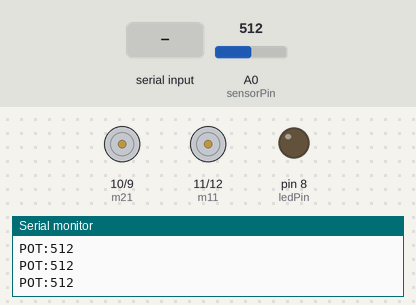
This sketch was run on a simulated Arduino Uno, built with avr-gcc and run on an emulated ATmega328P. Shown: motor-driver pin pairs drawn as motors (green arrow = first pin HIGH = forward, orange = second pin HIGH = backward, longer = more drive), output pins drawn as LEDs (lit = HIGH), the last lines printed to the serial monitor. The test bench sets the inputs (shaded band); at power-on: A0 (sensorPin) = 512.

Above: at 1.2 s.
1.3 s: "1" received over Serial
At 2.3 s:
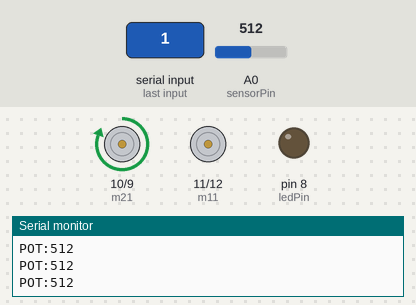
2.8 s: "2" received over Serial
At 4.0 s:
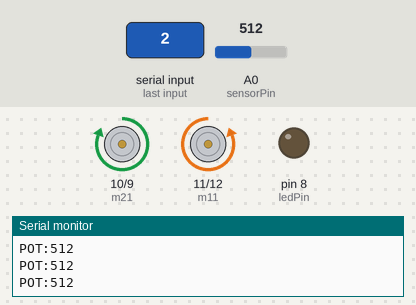
4.3 s: "3" received over Serial
At 5.5 s:
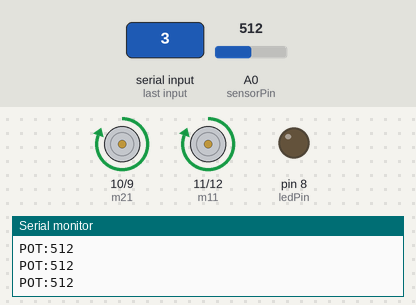
5.8 s: "4" received over Serial
At 6.7 s:
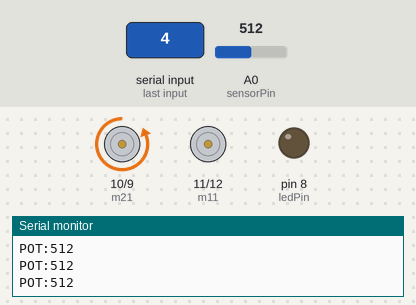
7.3 s: A0 (sensorPin) set to 543
10.3 s: A0 (sensorPin) set to 573
At 11.3 s:
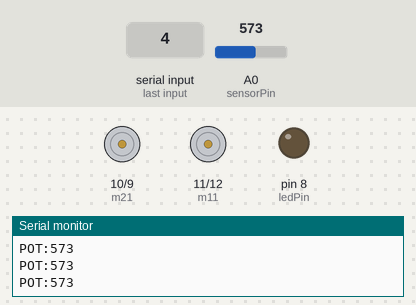
Timing chart, 0 to 13.3 s (numbered marks = the images above; inputs shaded):
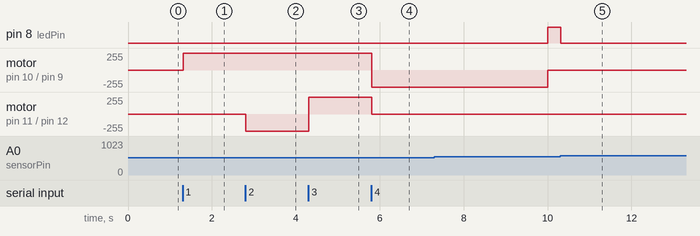

The sketch:

Driver_Safety__Enhancement_System.ino
```cpp
#define m11 11    // rear motor
#define m12 12
#define m21 10    // front motor
#define m22 9

char str[2],i;

void forward()
{
   digitalWrite(m11, LOW);
   digitalWrite(m12, LOW);
   digitalWrite(m21, HIGH);
   digitalWrite(m22, LOW);
}

void backward()
{
   digitalWrite(m11, LOW);
   digitalWrite(m12, LOW);
   digitalWrite(m21, LOW);
   digitalWrite(m22, HIGH);
}

void left()
{
   digitalWrite(m11, HIGH);
   digitalWrite(m12, LOW);
   delay(100);
   digitalWrite(m21, HIGH);
   digitalWrite(m22, LOW);
}

void right()
{
   digitalWrite(m11, LOW);
   digitalWrite(m12, HIGH);
   delay(100);
   digitalWrite(m21, HIGH);
   digitalWrite(m22, LOW);
}

void Stop()
{
   digitalWrite(m11, LOW);
   digitalWrite(m12, LOW);
   digitalWrite(m21, LOW);
   digitalWrite(m22, LOW);
}
int sensorPin = A0;    // select the input pin for the potentiometer
int ledPin = 8;      // select the pin for the LED
int sensorValue = 0;
long time1;
boolean flag=1;
void setup()
{
  Serial.begin(9600);
  pinMode(m11, OUTPUT);
  pinMode(m12, OUTPUT);
  pinMode(m21, OUTPUT);
  pinMode(m22, OUTPUT);
pinMode(ledPin, OUTPUT);
//digitalWrite(ledPin,LOW);
}

void loop()
{
  while(Serial.available())
  {
    char ch=Serial.read();
    str[i++]=ch;

    if(str[i-1]=='1')
    {
     Serial.println("Forward");
     forward();
     i=0;
    }

    else if(str[i-1]=='2')
    {
     Serial.println("Left");
     right();
     i=0;
    }

    else if(str[i-1]=='3')
    {
      Serial.println("Right");
      left();
      i=0;
    }

    else if(str[i-1]=='4')
    {
      Serial.println("Backward");
      backward();
      i=0;
    }

    else if(str[i-1]=='5')
    {
      Serial.println("Stop");
      Stop();
      i=0;
    }
    delay(100);
  }
sensorValue=analogRead(A0);
 Serial.print("POT:");
 Serial.println(sensorValue);
//isConstant();


//Serial.println(millis()-time1);
if(sensorValue>=460 && sensorValue<=560){
  if(flag==1){
  time1=millis();
  flag=0;
  }
if(millis()-time1>10000)
{
digitalWrite(ledPin,HIGH);
Stop();
}
}
else{

digitalWrite(ledPin,LOW);
flag=1;
}


//  if(analogRead(A0)>=460 || analogRead(A0)<=560){
//  digitalWrite(ledPin,HIGH);
// }else{
//  digitalWrite(ledPin,LOW);
// }

}
void isConstant()
{
 time1=millis();

}
```

Measured:
- the behaviour switches between 560 and 561 on A0 (sensorPin) (found by bisection; images 4 and 5)
- after the input at 1.3 s, motor on pin 10 (m21) / pin 9 (m22): stopped → forward 255/255 at once
- after the input at 2.8 s, motor on pin 11 (m11) / pin 12 (m12): stopped → backward 255/255 at once
- after the input at 4.3 s, motor on pin 11 (m11) / pin 12 (m12): backward 255/255 → forward 255/255 at once
- after the input at 5.8 s, motor on pin 10 (m21) / pin 9 (m22): forward 255/255 → backward 255/255 at once; motor on pin 11 (m11) / pin 12 (m12): forward 255/255 → stopped at once
- after the input at 10.3 s, pin 8 (ledPin): HIGH → LOW at once
